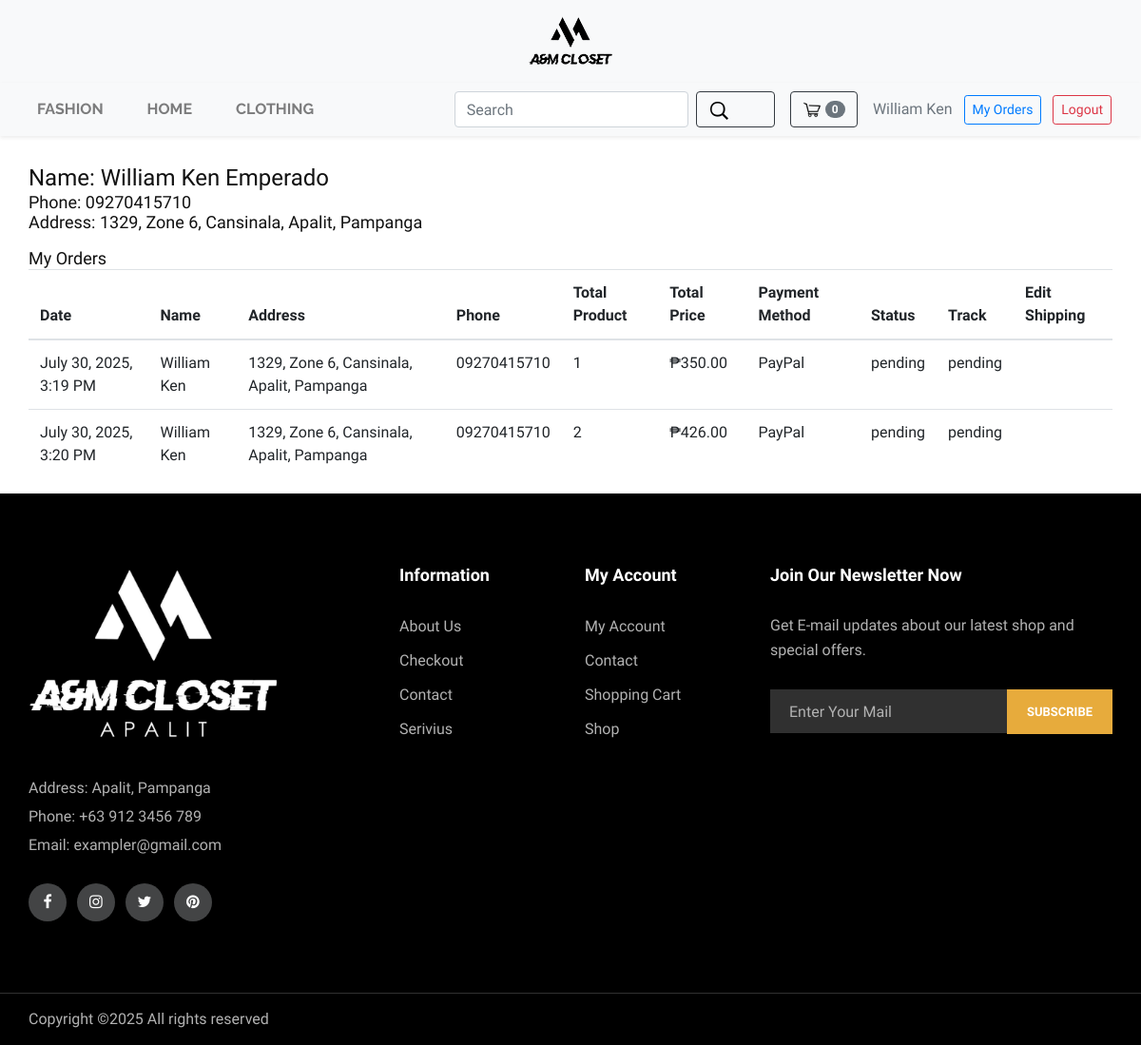
/profile.php (signed in), run on the app's committed database.
### tables this page shows
CREATE TABLE `users` (
  `id` int(100) NOT NULL,
  `f_name` varchar(100) NOT NULL,
  `l_name` varchar(100) NOT NULL,
  `email` varchar(100) NOT NULL,
  `phone` varchar(20) NOT NULL,
  `pass` varchar(255) NOT NULL,
  `zone` varchar(100) DEFAULT NULL,
  `street` varchar(150) NOT NULL,
  `barangay` varchar(100) DEFAULT NULL,
  `city` varchar(100) DEFAULT NULL,
  `province` varchar(100) DEFAULT NULL,
  `region` varchar(100) DEFAULT NULL
);

CREATE TABLE `orders` (
  `id` int(100) NOT NULL,
  `userid` int(100) NOT NULL,
  `name` varchar(100) NOT NULL,
  `address` varchar(100) NOT NULL,
  `phone` int(100) DEFAULT NULL,
  `mobnumber` varchar(15) DEFAULT NULL,
  `payment_method` varchar(50) NOT NULL,
  `txid` varchar(100) NOT NULL,
  `totalproduct` varchar(100) NOT NULL,
  `totalprice` int(100) NOT NULL,
  `status` varchar(100) DEFAULT NULL,
  `created_at` timestamp(6) NOT NULL DEFAULT current_timestamp(6)
);

### profile.php (the view, shortened to what this page needs)
<?php
include 'header.php';
include 'lib/connection.php';
$k = $_SESSION['userid'];
$sql = "SELECT * FROM orders WHERE userid='$k'";
$result = $conn->query($sql);
?>
<!DOCTYPE html>
<html lang="en">
<head>
    <link rel="stylesheet" href="css/pending_orders.css">
</head>
<body>
<div class="container pendingbody">
  <?php
    $user_info = mysqli_query($conn, "SELECT f_name, l_name, street, zone, province, city, barangay, phone FROM users WHERE id='$k'");
    $user_row = mysqli_fetch_assoc($user_info);
    $user_name = isset($user_row['f_name']) ? $user_row['f_name'] : (isset($_SESSION['username']) ? $_SESSION['username'] : '');
    $user_lname = isset($user_row['l_name']) ? $user_row['l_name'] : '';
    $user_address = '';
    if ($user_row) {
        $address_parts = array();
        if (!empty($user_row['street'])) $address_parts[] = $user_row['street'];
        if (!empty($user_row['zone'])) $address_parts[] = 'Zone ' . $user_row['zone'];
        if (!empty($user_row['barangay'])) $address_parts[] = $user_row['barangay'];
        if (!empty($user_row['city'])) $address_parts[] = $user_row['city'];
        if (!empty($user_row['province'])) $address_parts[] = $user_row['province'];
        $user_address = implode(', ', $address_parts);
    }
  ?>
  <div class="mb-3">
    <h4>Name: <?php echo htmlspecialchars($user_name . ' ' . $user_lname); ?></h4>
    <h5>Phone: <?php echo htmlspecialchars($user_row['phone'] ?? 'N/A'); ?></h5>
    <h5>Address: <?php echo htmlspecialchars($user_address); ?></h5>
  </div>
  <h5>My Orders</h5>
  <table class="table">
    <thead>
      <tr>
        <th scope="col">Date</th>
        <th scope="col">Name</th>
        <th scope="col">Address</th>
        <th scope="col">Phone</th>
        <th scope="col">Total Product</th>
        <th scope="col">Total Price</th>
        <th scope="col">Payment Method</th>
        <th scope="col">Status</th>
        <th scope="col">Track</th>
        <th scope="col">Edit Shipping</th>
      </tr>
    </thead>
    <tbody>
    <?php
    if (mysqli_num_rows($result) > 0) {
        while ($row = mysqli_fetch_assoc($result)) {
            ?>
            <tr>
              <td>
                <?php
                if (!empty($row["created_at"])) {
                  $date = new DateTime($row["created_at"]);
                  $date->setTimezone(new DateTimeZone('Asia/Manila'));
                  echo $date->format("F j, Y, g:i A");
                } else {
                  echo "N/A";
                }
                ?>
              </td>
              <td><?php echo htmlspecialchars($row["name"]); ?></td>
              <td><?php echo htmlspecialchars($row["address"]); ?></td>
              <td>
                <?php
                  $phone = $row["phone"];
                  if (preg_match('/^[0-9]+$/', $phone) && strlen($phone) >= 7 && strlen($phone) <= 15) {
                    echo htmlspecialchars($phone);
                  } elseif (!empty($row["mobnumber"])) {
                    echo htmlspecialchars($row["mobnumber"]);
                  } else {
                    echo "N/A";
                  }
                ?>
              </td>
              <td>
                <?php
                  $products = explode(',', $row["totalproduct"]);
                  $total_quantity = 0;
                  foreach ($products as $prod) {
                    if (preg_match('/\((\d+)\)/', $prod, $matches)) {
                      $total_quantity += (int)$matches[1];
                    }
                  }
                  echo htmlspecialchars($total_quantity);
                ?>
              </td>
              <td><?php echo "₱" . number_format($row["totalprice"], 2); ?></td>
              <td><?php echo htmlspecialchars($row["payment_method"]); ?></td>
              <td><?php echo htmlspecialchars($row["status"]); ?></td>
              <td>
                <?php
                  if ($row["status"] == "Pending") {
                    echo "<span class='badge badge-warning'>Order is being processed</span>";
                  } elseif ($row["status"] == "Confirmed") {
                    echo "<span class='badge badge-info'>Order confirmed</span>";
                  } elseif ($row["status"] == "Delivered") {
                    echo "<span class='badge badge-success'>Delivered</span>";
                  } elseif ($row["status"] == "Cancel") {
                    echo "<span class='badge badge-danger'>Cancelled</span>";
                  } else {
                    echo htmlspecialchars($row["status"]);
                  }
                ?>
              </td>
              <td>
              </td>
            </tr>
            <?php
        }
    } else {
        echo "<tr><td colspan='10' class='text-center'>No orders found</td></tr>";
    }
    ?>
    </tbody>
  </table>
</div>
</body>
</html>
<?php
include 'footer/footer.php';
?>

### admin/css/pending_orders.css (style rules this page uses)
.pendingbody { padding-top: 30px; }

### footer/css/style.css (style rules this page uses)
html, body { height: 100%; font-family: "Muli", sans-serif; -webkit-font-smoothing: antialiased; font-smoothing: antialiased; }
h1, h2, h3, h4, h5, h6 { margin: 0; color: #111111; font-weight: 400; font-family: "Muli", sans-serif; }
h4 { font-size: 24px; }
h5 { font-size: 18px; }
@media only screen and (min-width: 1200px) { .container { max-width: 1170px; } }

### data on the page
users: f_name+l_name "William Ken Emperado", phone "09270415710"
orders: created_at "July 30, 2025, 3:19 PM", name "William Ken", address "1329, Zone 6, Cansinala, Apalit, Pampanga", mobnumber "09270415710", total_quantity "1", totalprice "350.00", payment_method "PayPal", status "pending"
orders: created_at "July 30, 2025, 3:20 PM", name "William Ken", address "1329, Zone 6, Cansinala, Apalit, Pampanga", mobnumber "09270415710", total_quantity "2", totalprice "426.00", payment_method "PayPal", status "pending"

### other printed values
$total "0"
$_SESSION['username'] "William Ken"
$user_address "1329, Zone 6, Cansinala, Apalit, Pampanga"
